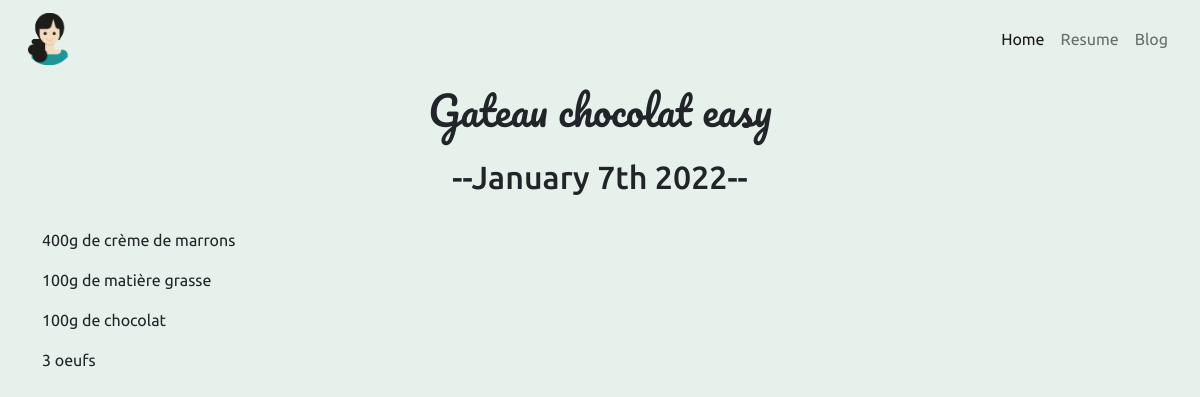
Page /blog/1/ on the committed database.
### blog/models.py (models this page shows, shortened)
class Blog(models.Model):
    title = models.CharField(max_length=200)
    date = models.DateField()
    description = models.TextField()
    url = models.URLField(blank=True)

### blog/views.py (the view)
# urls.py: path('<int:blog_id>/', views.detail, name='detail'),
def detail(request, blog_id):
    blog = get_object_or_404(Blog, pk=blog_id)
    return render(request, 'blog/detail.html', {'blog':blog})

### blog/templates/blog/detail.html
{% extends 'portfolio/base.html' %}
{% block content %}
<div class="container">
    <div class="row">
        <h1 class="text-center py-2">{{ blog.title}}</h1>
        <h2 class="text-center py-2">--{{ blog.date|date:'F jS Y' }}--</h2>
        <p>{{ blog.description|safe}}</p>
    </div>
</div>
{% endblock %}

### portfolio/static/portfolio/style.css (style rules this page uses)
body { margin: 0; padding:0; box-sizing: border-box; background-color:rgb(231, 241, 235); font-family: 'Ubuntu', sans-serif }
h1 { font-family: 'Pacifico', cursive; }

### rows in the picture
Blog: title "Gateau chocolat easy", date "January 7th 2022", description "400g de crème de marrons 100g de matière grasse 100g de chocolat 3 oeufs"
